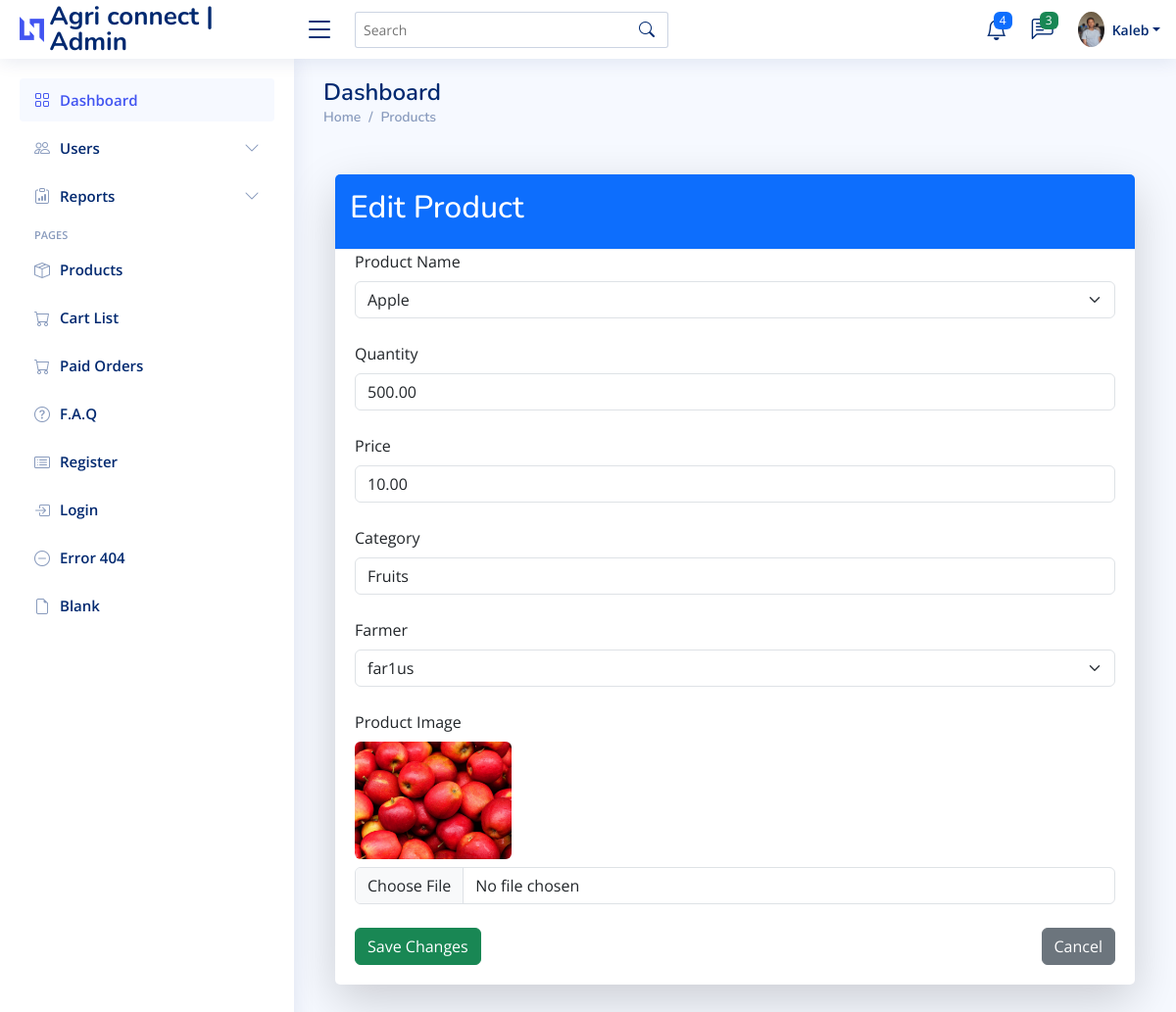
Screenshot of /dashboard/product/edit/1/ (signed in) with the database file from the repository.
### app/models.py (models this page shows, shortened)
class Product(models.Model):
    product_id = models.CharField(max_length=15, unique=True, editable=False)  # New field for custom product ID
    product_name = models.CharField(max_length=200)
    product_quantity = models.DecimalField(max_digits=10, decimal_places=2)
    product_price = models.DecimalField(max_digits=10, decimal_places=2)
    product_image = models.ImageField(upload_to='products/', null=True, blank=True)
    product_category =models.CharField(max_length=20)
    created_at = models.DateTimeField(auto_now_add=True)
    farmer = models.ForeignKey(
        settings.AUTH_USER_MODEL,
        related_name='farmer_product',
        on_delete=models.SET_NULL,
        null=True,
        blank=True,
        limit_choices_to={'role': 'farmer'}
    )

class CustomUser(AbstractUser):
    STATUS = (
        ('farmer', 'Farmer'),
        ('buyer', 'Buyer'),
    )
    REGIONS = (
        ('Addis Ababa', 'Addis Ababa'),
        ('Afar', 'Afar'),
        ('Amhara', 'Amhara'),
        ('Benishangul-Gumuz', 'Benishangul-Gumuz'),
        ('Dire Dawa', 'Dire Dawa'),
        ('Gambela', 'Gambela'),
        ('Harari', 'Harari'),
        ('Oromia', 'Oromia'),
        ('Sidama', 'Sidama'),
        ('SNNP', 'SNNP'),
        ('Somali', 'Somali'),
        ('Tigray', 'Tigray'),
    )
    email = models.EmailField(unique=True)
    role = models.CharField("Role", max_length=100, choices=STATUS, default='none', blank=True)
    first_name = models.CharField(max_length=100)
    last_name = models.CharField(max_length=100)
    region = models.CharField(max_length=100, choices=REGIONS)
    zone = models.CharField(max_length=100)
    phone = models.CharField(max_length=20)
    is_activated = models.BooleanField(default=False)
    is_agreed = models.BooleanField(default=True)

### app/views.py (the view, shortened to what this page needs)
# urls.py: path('dashboard/product/edit/<int:product_id>/', views.edit_product, name='edit_product'),
@login_required
def edit_product(request, product_id):
    product = get_object_or_404(Product, id=product_id)
    product_names = Product.objects.values_list('product_name', flat=True).distinct()
    farmers = CustomUser.objects.filter(role='farmer')
    return render(request, 'dashboard/edit_product.html', {
        'product': product,
        'product_names': product_names,
        'farmers': farmers,
    })

### app/templates/dashboard/edit_product.html (shortened to what this page needs)
{% extends 'dashboard/include/navbar.html' %}
{% block content %}
{% load static %}
<div class="pagetitle">
    <h1>Dashboard</h1>
    <nav>
        <ol class="breadcrumb">
            <li class="breadcrumb-item"><a href="{% url 'admin_dashboard' %}">Home</a></li>
            <li class="breadcrumb-item active"><a href="#">Products</a></li>
        </ol>
    </nav>
</div>
<div class="container mt-5">
    <div class="card shadow-lg rounded-lg">
        <div class="card-header bg-primary text-white">
            <h2>Edit Product</h2>
        </div>
        <div class="card-body">
            <form method="post" enctype="multipart/form-data">
                <div class="mb-4">
                    <label for="product_name" class="form-label">Product Name</label>
                    <select name="product_name" id="product_name" class="form-select">
                        {% for name in product_names %}
                            <option value="{{ name }}" {% if name == product.product_name %}selected{% endif %}>{{ name }}</option>
                        {% endfor %}
                    </select>
                </div>
                <div class="mb-4">
                    <label for="product_quantity" class="form-label">Quantity</label>
                    <input type="number" id="product_quantity" name="product_quantity" value="{{ product.product_quantity }}" class="form-control" required>
                </div>
                <div class="mb-4">
                    <label for="product_price" class="form-label">Price</label>
                    <input type="number" id="product_price" name="product_price" value="{{ product.product_price }}" class="form-control" required>
                </div>
                <div class="mb-4">
                    <label for="product_category" class="form-label">Category</label>
                    <input type="text" id="product_category" name="product_category" value="{{ product.product_category }}" class="form-control" required>
                </div>
                <div class="mb-4">
                    <label for="farmer_id" class="form-label">Farmer</label>
                    <select name="farmer_id" id="farmer_id" class="form-select">
                        {% for farmer in farmers %}
                            <option value="{{ farmer.id }}" {% if farmer.id == product.farmer.id %}selected{% endif %}>{{ farmer.username }}</option>
                        {% endfor %}
                    </select>
                </div>
                <div class="mb-4">
                    <label for="product_image" class="form-label">Product Image</label>
                    {% if product.product_image %}
                        <div class="mb-2">
                            <img src="{{ product.product_image.url }}" alt="Image" class="img-fluid rounded" style="max-height: 120px;">
                        </div>
                    {% endif %}
                    <input type="file" id="product_image" name="product_image" class="form-control">
                </div>
                <div class="d-flex justify-content-between">
                    <button type="submit" class="btn btn-success">Save Changes</button>
                    <a href="{% url 'products' %}" class="btn btn-secondary">Cancel</a>
                </div>
            </form>
        </div>
    </div>
</div>
{% endblock %}

### static/assets/css/style.css (style rules this page uses)
:root { scroll-behavior: smooth; }
body { font-family: "Open Sans", sans-serif; background: #f6f9ff; color: #444444; }
a { color: #4154f1; text-decoration: none; }
h1, h2, h3, h4, h5, h6 { font-family: "Nunito", sans-serif; }
.pagetitle { margin-bottom: 10px; }
.pagetitle h1 { font-size: 24px; margin-bottom: 0; font-weight: 600; color: #012970; }
.card { margin-bottom: 30px; border: none; border-radius: 5px; box-shadow: 0px 0 30px rgba(1, 41, 112, 0.1); }
.card-header, .card-footer { border-color: #ebeef4; background-color: #fff; color: #798eb3; padding: 15px; }
.card-body { padding: 0 20px 20px 20px; }
.breadcrumb { font-size: 14px; font-family: "Nunito", sans-serif; color: #899bbd; font-weight: 600; }
.breadcrumb a { color: #899bbd; transition: 0.3s; }
.breadcrumb .breadcrumb-item::before { color: #899bbd; }
.breadcrumb .active { color: #51678f; font-weight: 600; }

### rows the page displays
Product: product_name "Apple", product_quantity "500.00", product_price "10.00", product_category "Fruits", farmer_id "far1us", product_image (picture)
